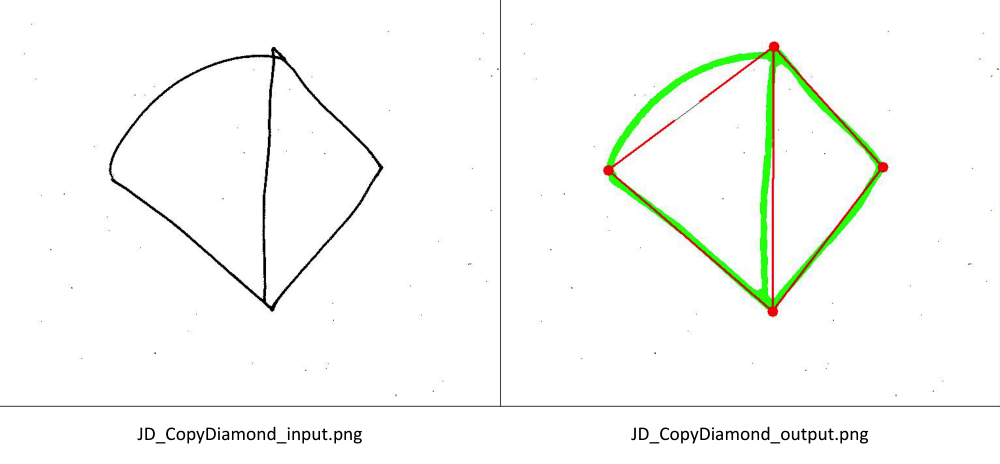
#> input picture example/JD_CopyDiamond_comparison.png, 2000 x 928 px (shown at 1/2 size)
$ python -i star_cancellation.py   (imports and definitions only)
#> lines starting #> are read from the running program, lines starting #| are printed output that depends on the picture; after the words box and inside, x2 and y2 are one past the last pixel; in counts of white or black regions, pixels touching at a corner belong together
#> further down, picture is the input picture: shape (928, 2000, 3); mean B, G, R 247.5, 250.5, 248.7
import cv2 as cv
import numpy as np
import skimage.morphology
from sklearn.cluster import DBSCAN
import sys

# [11 lines left out: function image_acquisition, not called in this run]

def image_pre_processing(img):
    # grayscale conversion
    gray1 = cv.cvtColor(img, cv.COLOR_BGR2GRAY) # image is now 1-channel
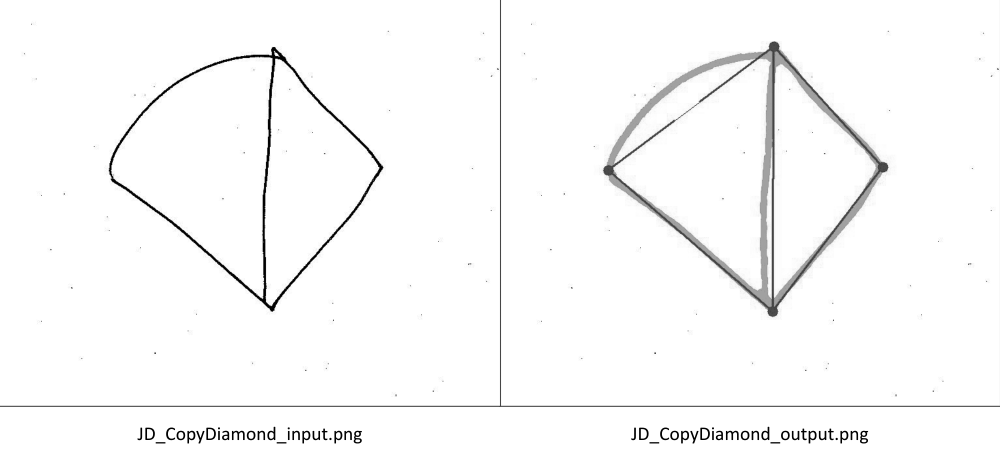
#> gray1: shape (928, 2000) (shown at 1/2 size); min 0, max 255, mean 249.6

    #cv.imshow("gray1", gray1)
    #k = cv.waitKey(0)
    #cv.destroyWindow("gray1")

    # noise reduction
    blur = cv.fastNlMeansDenoising(gray1, None, h=40, templateWindowSize=25, searchWindowSize=25)

    #cv.imshow("blur", blur)
    #k = cv.waitKey(0)
    #cv.destroyWindow("blur")

    # thresholding
    ret, thresh = cv.threshold(blur, 225, 255, cv.THRESH_BINARY)
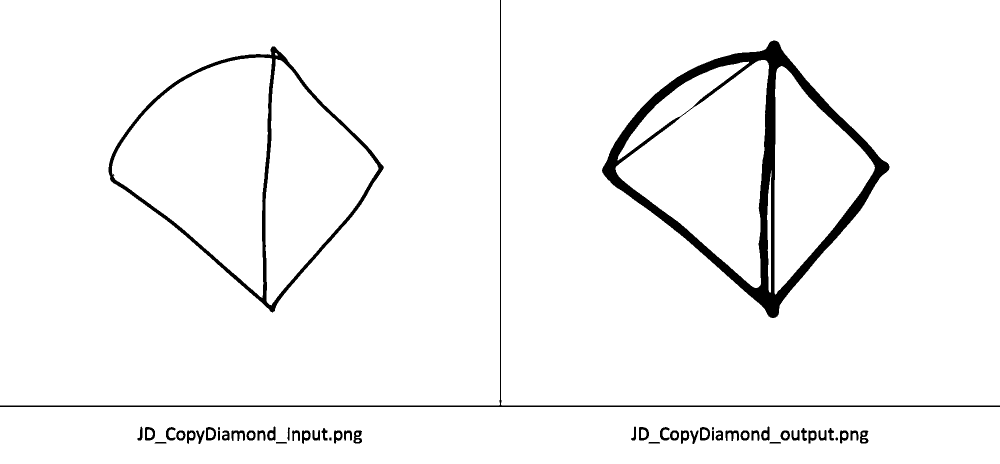
#> thresh: shape (928, 2000) (shown at 1/2 size); 96.1% white; 54 black regions (1 under 20 px), largest, box (x1, y1, x2, y2) and area: (1204, 81, 1779, 636) 40410, (217, 93, 768, 625) 14386, (0, 0, 2000, 814) 7634

    #cv.imshow("thresh", thresh)
    #k = cv.waitKey(0)
    #cv.destroyWindow("thresh")

    # erosion
    element = cv.getStructuringElement(cv.MORPH_ELLIPSE, (7, 7))
    eroded = cv.erode(thresh, element, iterations=1)
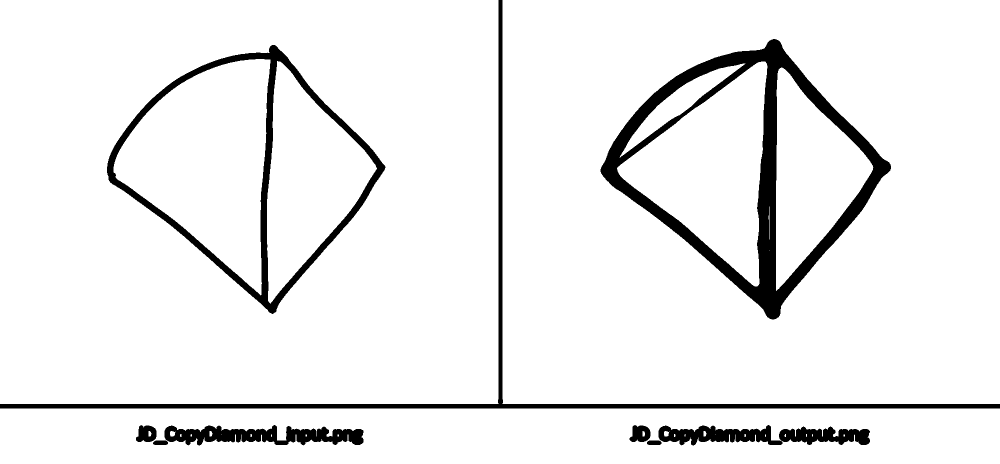
#> eroded: shape (928, 2000) (shown at 1/2 size); 93.1% white; 9 black regions, largest, box (x1, y1, x2, y2) and area: (1201, 78, 1782, 639) 55014, (214, 90, 771, 628) 26247, (0, 0, 2000, 817) 24478

    #cv.imshow("eroded", eroded)
    #k = cv.waitKey(0)
    #cv.destroyWindow("eroded")

    pre_processed_img = eroded

    return pre_processed_img

# [710 lines left out: functions contour_detection, arrow_detection, orient_image, image_reprocessing, normalize_img, isolate_stars and 4 more, not called in this run]

>>> import cv2
>>> picture = cv2.imread('../example/JD_CopyDiamond_comparison.png')
>>> result = image_pre_processing(picture)

$ run again, on example/JD_CopyDiamond_input.png
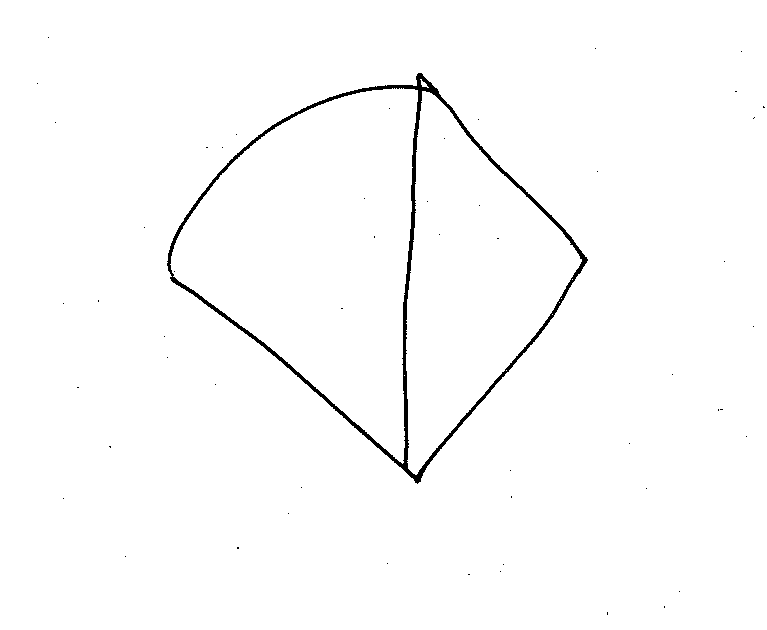
#> input picture example/JD_CopyDiamond_input.png, 767 x 630 px
#> picture is the input picture: shape (630, 767, 3); 98.8% white; 54 black regions (53 under 20 px), largest, box (x1, y1, x2, y2) and area: (167, 73, 588, 484) 5871
#> in image_pre_processing, `ret, thresh = cv.threshold(blur, 225, 255, cv.THRESH_BINARY)`:
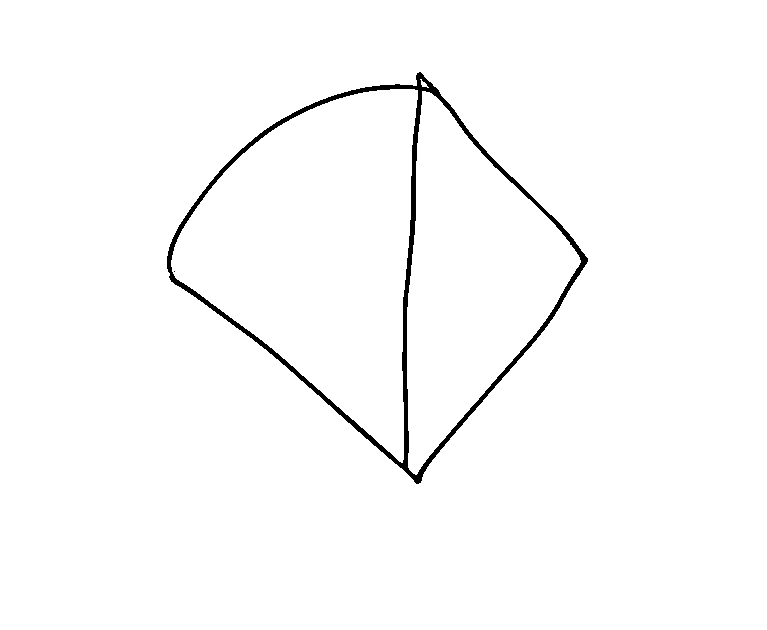
#> thresh: shape (630, 767); 98.5% white; 2 black regions (1 under 20 px), largest, box (x1, y1, x2, y2) and area: (167, 72, 588, 484) 7218
#> in image_pre_processing, `eroded = cv.erode(thresh, element, iterations=1)`:
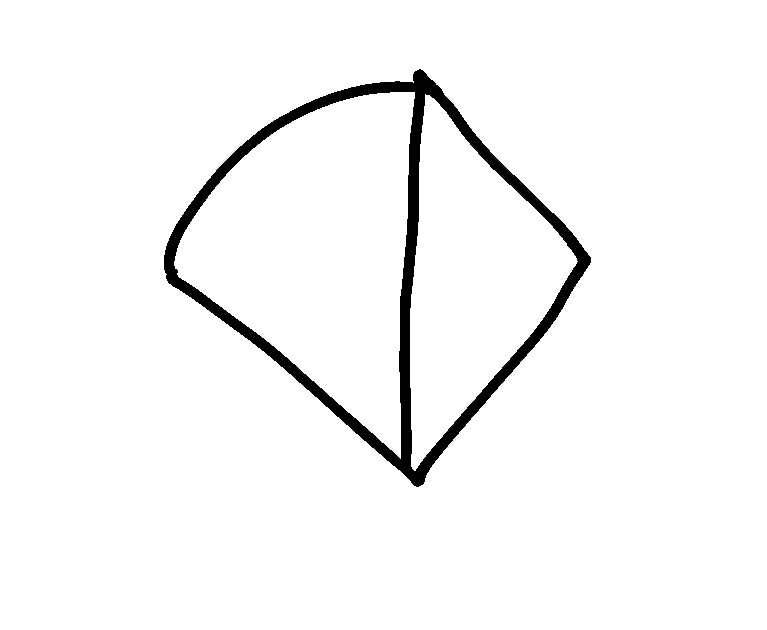
#> eroded: shape (630, 767); 96.6% white; 1 black region, box (x1, y1, x2, y2) and area: (164, 69, 591, 487) 16411

$ run again, on example/JD_CopyFlower_input.png
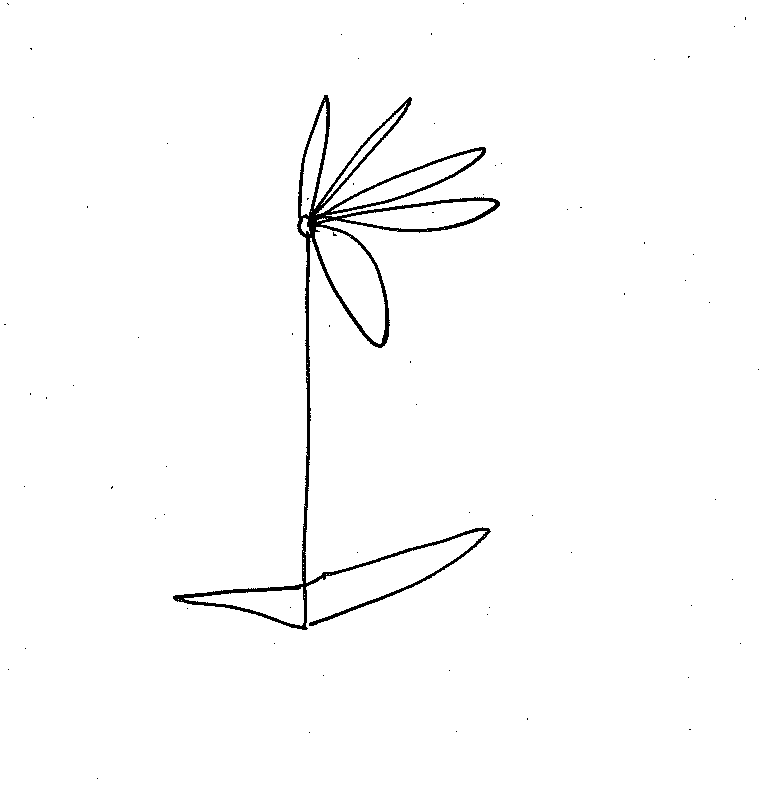
#> input picture example/JD_CopyFlower_input.png, 767 x 785 px
#> picture is the input picture: shape (785, 767, 3); 98.5% white; 67 black regions (66 under 20 px), largest, box (x1, y1, x2, y2) and area: (173, 95, 500, 630) 8779
#> in image_pre_processing, `ret, thresh = cv.threshold(blur, 225, 255, cv.THRESH_BINARY)`:
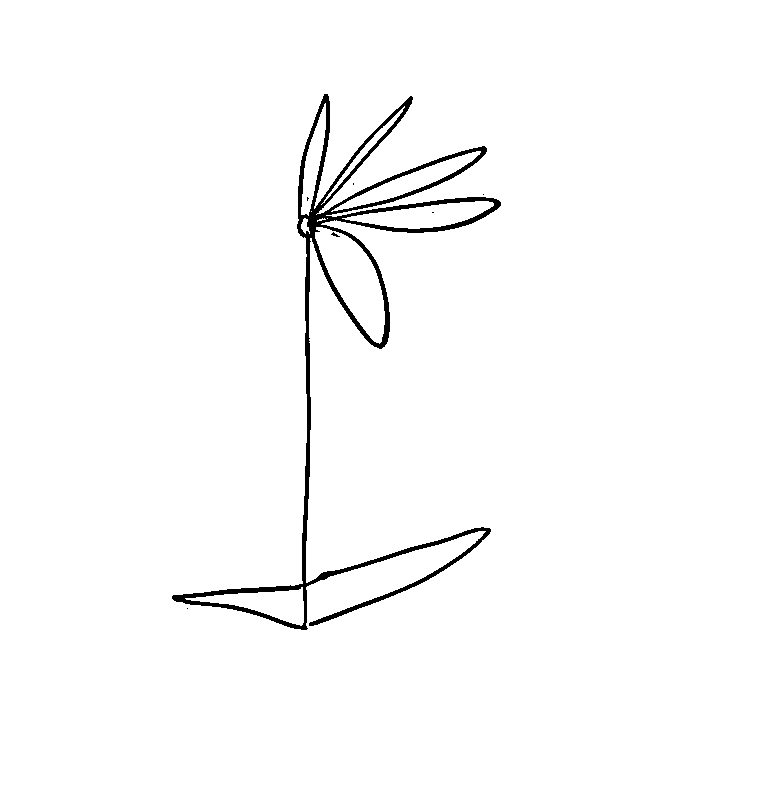
#> thresh: shape (785, 767); 98.2% white; 7 black regions (6 under 20 px), largest, box (x1, y1, x2, y2) and area: (172, 94, 501, 630) 10666
#> in image_pre_processing, `eroded = cv.erode(thresh, element, iterations=1)`:
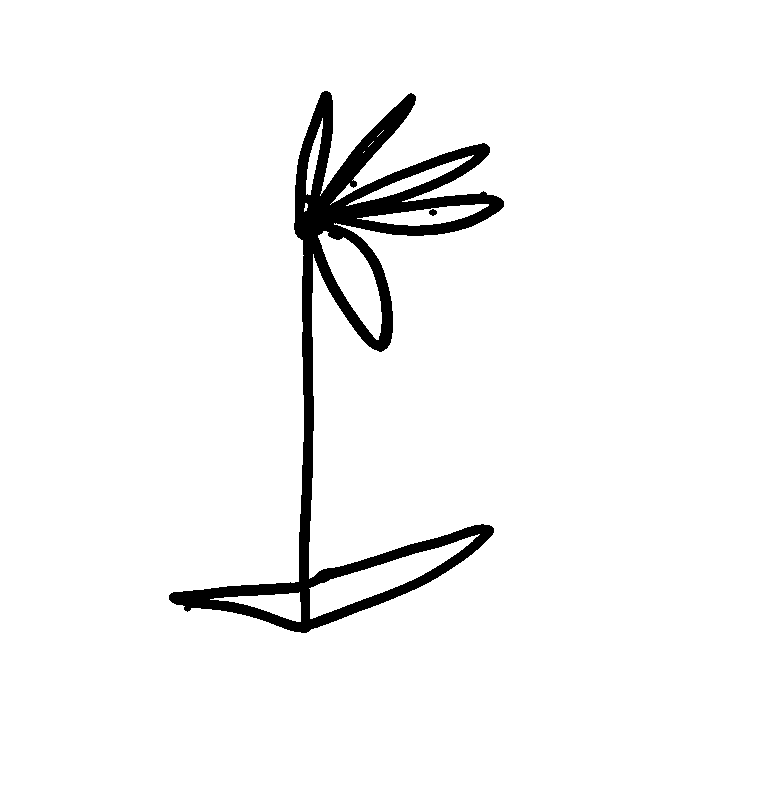
#> eroded: shape (785, 767); 95.8% white; 2 black regions, box (x1, y1, x2, y2) and area: (169, 91, 504, 633) 25275, (429, 209, 437, 216) 40

$ run again, on example/JD_CopyStar_comparison.png
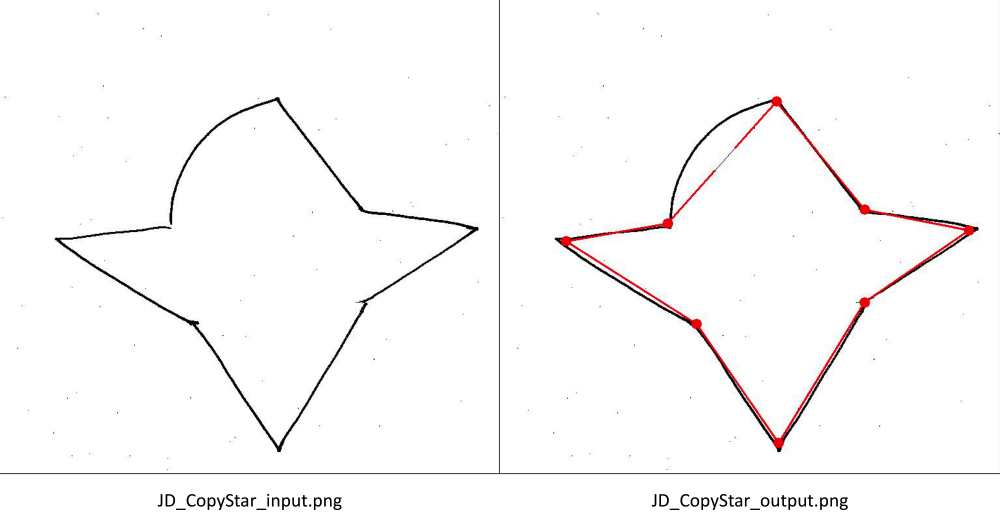
#> input picture example/JD_CopyStar_comparison.png, 2000 x 1062 px (shown at 1/2 size)
#> picture is the input picture: shape (1062, 2000, 3); mean B, G, R 249.9, 249.8, 250.9
#> in image_pre_processing, `ret, thresh = cv.threshold(blur, 225, 255, cv.THRESH_BINARY)`:
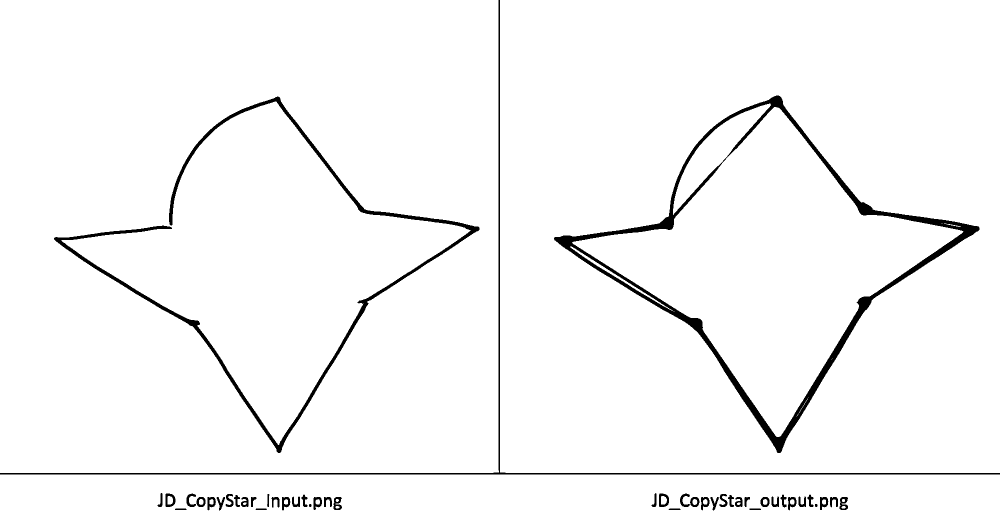
#> thresh: shape (1062, 2000) (shown at 1/2 size); 97.2% white; 46 black regions, largest, box (x1, y1, x2, y2) and area: (1108, 191, 1959, 906) 27275, (108, 193, 959, 906) 16241, (0, 0, 2000, 949) 8855
#> in image_pre_processing, `eroded = cv.erode(thresh, element, iterations=1)`:
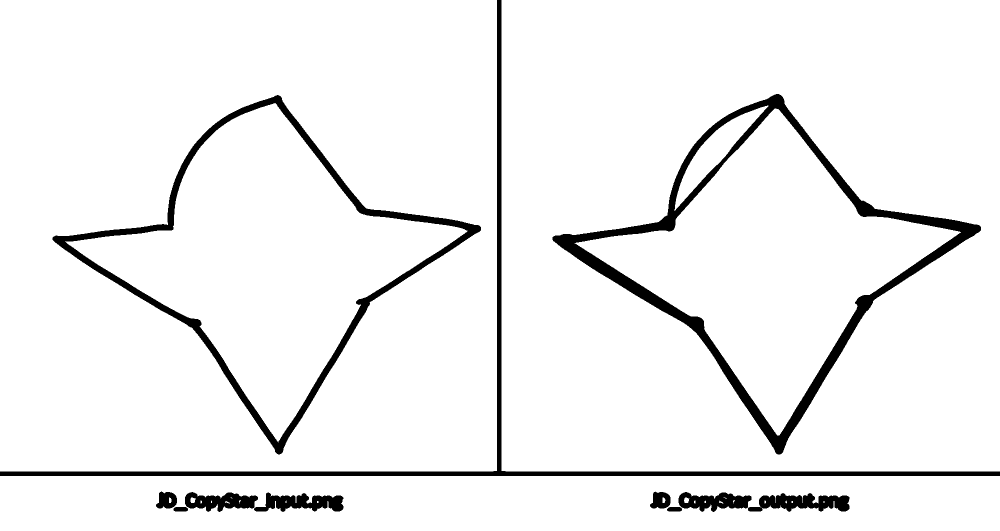
#> eroded: shape (1062, 2000) (shown at 1/2 size); 94.4% white; 11 black regions, largest, box (x1, y1, x2, y2) and area: (1105, 188, 1962, 909) 43428, (105, 190, 962, 909) 30082, (0, 0, 2000, 952) 26502
